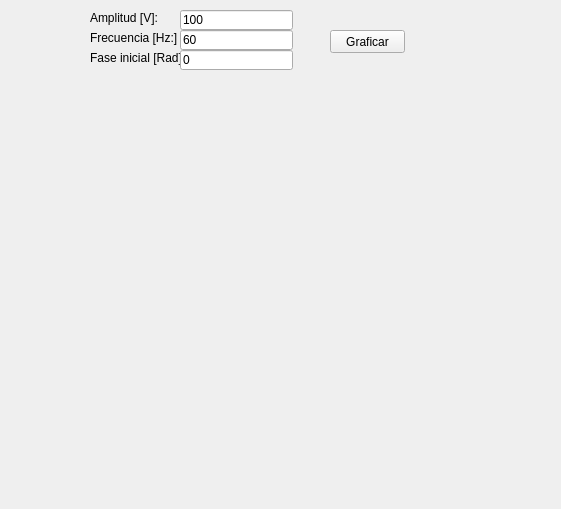
<?xml version="1.0" encoding="UTF-8"?>
<ui version="4.0">
 <class>MainWindow</class>
 <widget class="QMainWindow" name="MainWindow">
  <property name="geometry">
   <rect>
    <x>0</x>
    <y>0</y>
    <width>561</width>
    <height>509</height>
   </rect>
  </property>
  <property name="windowTitle">
   <string>Crear gráfica!</string>
  </property>
  <widget class="QWidget" name="centralwidget">
   <widget class="QWidget" name="verticalWidget" native="true">
    <property name="geometry">
     <rect>
      <x>10</x>
      <y>80</y>
      <width>541</width>
      <height>421</height>
     </rect>
    </property>
    <property name="sizePolicy">
     <sizepolicy hsizetype="Preferred" vsizetype="Preferred">
      <horstretch>0</horstretch>
      <verstretch>0</verstretch>
     </sizepolicy>
    </property>
    <layout class="QVBoxLayout" name="verticalLayout">
     <property name="spacing">
      <number>6</number>
     </property>
    </layout>
   </widget>
   <widget class="QLabel" name="label">
    <property name="geometry">
     <rect>
      <x>90</x>
      <y>10</y>
      <width>91</width>
      <height>16</height>
     </rect>
    </property>
    <property name="text">
     <string>Amplitud [V]:</string>
    </property>
   </widget>
   <widget class="QLabel" name="label_2">
    <property name="geometry">
     <rect>
      <x>90</x>
      <y>30</y>
      <width>91</width>
      <height>16</height>
     </rect>
    </property>
    <property name="text">
     <string>Frecuencia [Hz:]</string>
    </property>
   </widget>
   <widget class="QLabel" name="label_3">
    <property name="geometry">
     <rect>
      <x>90</x>
      <y>50</y>
      <width>91</width>
      <height>16</height>
     </rect>
    </property>
    <property name="text">
     <string>Fase inicial [Rad]:</string>
    </property>
   </widget>
   <widget class="QLineEdit" name="lineEdit">
    <property name="geometry">
     <rect>
      <x>180</x>
      <y>50</y>
      <width>113</width>
      <height>20</height>
     </rect>
    </property>
    <property name="text">
     <string>0</string>
    </property>
   </widget>
   <widget class="QLineEdit" name="lineEdit_2">
    <property name="geometry">
     <rect>
      <x>180</x>
      <y>30</y>
      <width>113</width>
      <height>20</height>
     </rect>
    </property>
    <property name="text">
     <string>60</string>
    </property>
   </widget>
   <widget class="QLineEdit" name="lineEdit_3">
    <property name="geometry">
     <rect>
      <x>180</x>
      <y>10</y>
      <width>113</width>
      <height>20</height>
     </rect>
    </property>
    <property name="text">
     <string>100</string>
    </property>
   </widget>
   <widget class="QPushButton" name="pushButton">
    <property name="geometry">
     <rect>
      <x>330</x>
      <y>30</y>
      <width>75</width>
      <height>23</height>
     </rect>
    </property>
    <property name="text">
     <string>Graficar</string>
    </property>
   </widget>
  </widget>
 </widget>
 <resources/>
 <connections/>
</ui>
